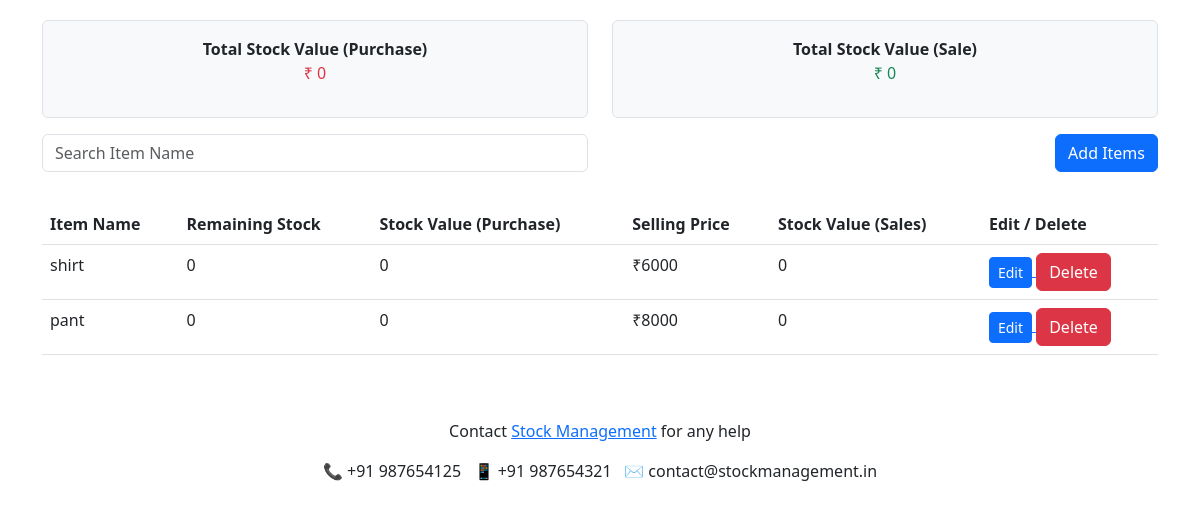
/items, run on the app's committed database.
### stockApp/models.py (models this page shows, shortened)
class items(models.Model):
    item_name=models.CharField(max_length=50, null=True, blank= True)
    purchase_price=models.IntegerField(null=True, blank= True)
    purchase_gst=models.CharField(max_length=50, null=True, blank= True)
    mrp=models.IntegerField(null=True, blank= True)
    selling_price=models.IntegerField(null=True, blank= True)
    selling_gst=models.CharField(max_length=50, null=True, blank= True)
    unit=models.CharField(max_length=50)
    hsn_code=models.CharField(max_length=100, null=True, blank=True)
    gst_rate=models.CharField(max_length=50)
    low_stock=models.IntegerField(null=True, blank= True)
    category=models.CharField(max_length=100)

### stockApp/views.py (the view)
# urls.py: path("items",item),
def item(request):
    item_data=items.objects.all()
    return render(request,"item.html", {"item":item_data})

### stockApp/templates/item.html (shortened to what this page needs)
<!DOCTYPE html>
<html lang="en">
    {% load static %}
<head>
    <link rel="stylesheet" href="https://cdn.jsdelivr.net/npm/bootstrap@5.3.0/dist/css/bootstrap.min.css">
</head>
<body>
    <div class="container">
        <div class="row mb-3">
            <div class="col-12 col-md-6">
                <div class="p-3 border rounded bg-light text-center">
                    <strong>Total Stock Value (Purchase)</strong>
                    <p class="text-danger">&#8377; 0</p>
                </div>
            </div>
            <div class="col-12 col-md-6">
                <div class="p-3 border rounded bg-light text-center">
                    <strong>Total Stock Value (Sale)</strong>
                    <p class="text-success">&#8377; 0</p>
                </div>
            </div>
        </div>
        <div class="row mb-3 align-items-center">
            <div class="col-12 col-md-6">
                <input type="text" class="form-control" id="search" placeholder="Search Item Name">
            </div>
            <div class="col-12 col-md-6 text-md-end text-center mt-2 mt-md-0">
                <a href="/add_items">
                    <button class="btn btn-primary">Add Items </button>
                </a>
            </div>
        </div>
        <div class="table-responsive">
            <table class="table mt-3">
                <thead>
                    <tr>
                        <th>Item Name</th>
                        <th>Remaining Stock</th>
                        <th>Stock Value (Purchase)</th>
                        <th>Selling Price</th>
                        <th>Stock Value (Sales)</th>
                        <th>Edit / Delete</th>
                    </tr>
                </thead>
                <tbody id="partyTable">
                    {% for items in item %}
                    <tr>
                        <td>{{items.item_name}}</td>
                        <td>0</td>
                        <td>0</td>
                        <td>&#8377;{{items.selling_price}}</td>
                        <td>0</td>
                        <td>
                            <a href="update_party/{{items.id }}">
                                <button type="button" class="btn btn-primary btn-sm">Edit</button>
                            </a>
                            <button type="button" class="btn btn-danger" data-bs-toggle="modal" data-bs-target="#deleteModal">
                                Delete
                            </button>
                        </td>
                    </tr>
                    {% endfor %}
                </tbody>
            </table>
        </div>
    </div>
    <footer class="text-center mt-5">
        <p>Contact <a href="#">Stock Management</a> for any help</p>
        <p>
            📞 +91 987654125 &nbsp;
            📱 +91 987654321 &nbsp;
            ✉️ contact@stockmanagement.in
        </p>
    </footer>
</body>
</html>

### stockApp/templates/item.html (style rules this page uses)
body { padding: 20px; }

### data on the page
items: item_name "shirt", selling_price "6000"
items: item_name "pant", selling_price "8000"
